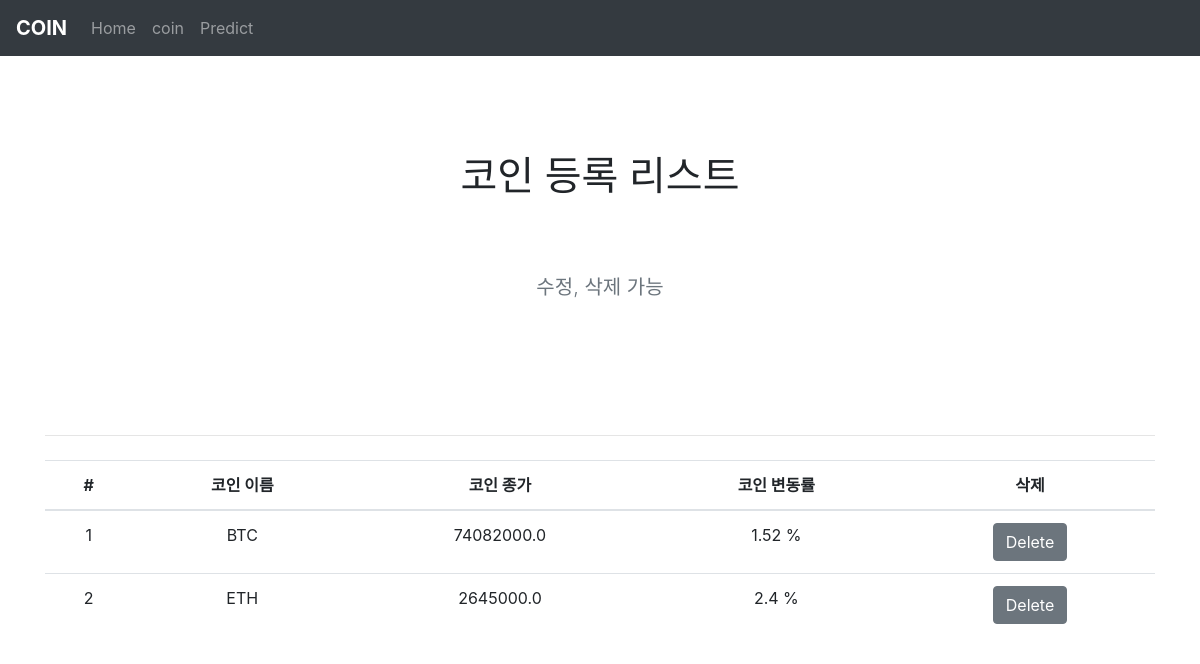
The page /regiscoin on the database its author committed.
### coin_app/models/user_coin_model.py (models this page shows, shortened)
class UserCoin(db.Model):
    __tablename__ = 'usercoin'
    id = db.Column(db.Integer(), primary_key=True, nullable=False)
    user_id = db.Column(db.Integer(), db.ForeignKey('user.id'), nullable=False)
    coin_id = db.Column(db.Integer(), db.ForeignKey('coin.id'), nullable=False)
    user = db.relationship('User', backref='usercoin_set', cascade="all,delete")
    coin = db.relationship('Coin', backref='usercoin_set')

### coin_app/models/coin_info_model.py (models this page shows, shortened)
class Coin(db.Model):
    __tablename__ = 'coin'
    id  = db.Column(db.Integer(), nullable=False,primary_key=True)
    name = db.Column(db.String(16), nullable=False)
    opening_price = db.Column(db.Float())
    closing_price = db.Column(db.Float())
    prev_closing_price = db.Column(db.Float())
    min_price = db.Column(db.Float())
    max_price = db.Column(db.Float())
    units_traded = db.Column(db.Float())
    units_traded_24H = db.Column(db.Float())
    acc_trade_value = db.Column(db.Float())
    acc_trade_value_24H = db.Column(db.Float())
    fluctate_24H = db.Column(db.Float()) # 24시간 변동금액
    fluctate_rate_24H = db.Column(db.Float()) # 24시간 변동률

### coin_app/routes/main_route.py (the view)
@main_bp.route('/regiscoin')
def register_coin_list():
    register_coin = db.session.query(UserCoin.id, Coin.name, Coin.closing_price, Coin.fluctate_rate_24H).\
                    outerjoin(User, UserCoin.user_id == User.id).\
                    outerjoin(Coin, UserCoin.coin_id == Coin.id).\
                    all()
    print(register_coin)
    for coin in register_coin:
        print(coin)
    return render_template('registerlist.html', register_coin=register_coin)

### coin_app/templates/registerlist.html (shortened to what this page needs)
{% extends 'base.html' %}
{% block title  %}
    <section class="py-5 text-center container">
        <div class="row py-lg-5">
        <div class="col-lg-6 col-md-8 mx-auto">
            <h1 class="fw-light">코인 등록 리스트</h1>
            <br>
            <p class="lead text-muted">
                수정, 삭제 가능
            <br>
            </p>
        </div>
        </div>
    </section>
{% endblock %}
{% block main_body %}
{% if register_coin %}
<table class="table text-center">
    <thead>
      <tr>
        <th scope="row">#</th>
        <th scope="col">코인 이름</th>
        <th scope="col">코인 종가</th>
        <th scope="col">코인 변동률</th>
        <th scope="col">삭제</th>
      </tr>
    </thead>
    <tbody>
      {% for coin in register_coin %}
        <tr>
            <td>{{ coin[0] }}</td>
            <td>{{ coin[1] }}</td>
            <td>{{ coin[2] }}</td>
            <td>{{ coin[3] }} %</td>
            <td>
                <a class="btn btn-secondary", href='/api/regiscoin/{{ coin[0] }}'>
                    Delete
                </a>
            </td>
        </tr>
      {% endfor %}
    </tbody>
  </table>
{% endif %}
{% endblock  %}

### rows shown on the page
UserCoin: id "1", name "BTC", closing_price "74082000.0", fluctate_rate_24H "1.52"
UserCoin: id "2", name "ETH", closing_price "2645000.0", fluctate_rate_24H "2.4"
